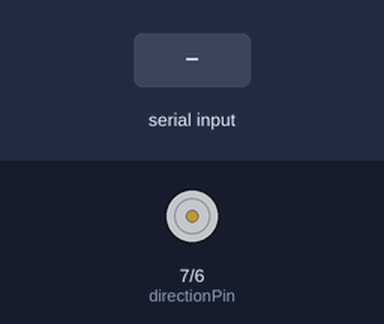
The sketch below on a simulated Arduino Uno, built with avr-gcc and run on an emulated ATmega328P. On the bench: direction and speed pins drawn as motors (green arrow = direction pin HIGH = forward, orange = LOW = backward, longer = more drive). Inputs (shaded band) come from the test bench.

Above: at 1.2 s.
1.3 s: "0\n" received over Serial
At 1.9 s:
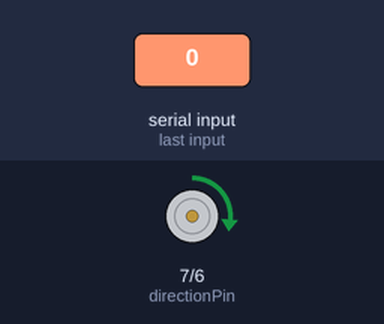
2.8 s: "1\n" received over Serial
At 3.1 s:
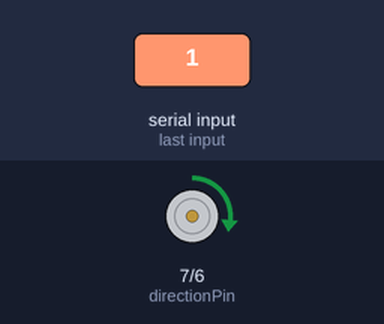
Timing chart, 0 to 5.8 s (numbered marks = the images above; inputs shaded):
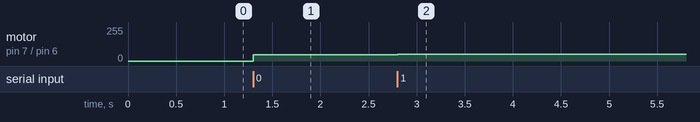

The sketch:

motors.ino
```cpp
// globals pins and messages
const int directionPin = 7;
const int speedPin = 6;
const byte numChars = 3;
char msg[numChars];
boolean newData = false;

void setup()
{
  // initialize serial port and pins
  Serial.begin(9600);
  pinMode(directionPin, OUTPUT);
  pinMode(speedPin, OUTPUT);
}

void loop()
{
  recvWithEndMarker();
  showNewData();
}

// sets motor controller speed and direction
// 0 for forward, 1 for reverse
void setMotor(char speed, char reverse)
{
  if (speed == '0') {
    analogWrite(speedPin, 0);
  }
  analogWrite(speedPin, speed);
  boolean dir = LOW;
  if (reverse == 0) {
    dir = HIGH;
  } else if (reverse == 1) {
    dir = LOW;
  }
  digitalWrite(directionPin, dir);
}

// receive new messages over serial and put them in msg[]
void recvWithEndMarker() {
 static byte ndx = 0;
 char endMarker = '\n';
 char rc;

 // if (Serial.available() > 0) {
           while (Serial.available() > 0 && newData == false) {
 rc = Serial.read();

 if (rc != endMarker) {
 msg[ndx] = rc;
 ndx++;
 if (ndx >= numChars) {
 ndx = numChars - 1;
 }
 }
 else {
 msg[ndx] = '\0'; // terminate the string
 ndx = 0;
 newData = true;
 }
 }
}

// help us debug by showing us the data we got and then call setMotor()
void showNewData() {
 if (newData == true) {
 //Serial.print("This just in ... ");
 //Serial.println(msg);
 setMotor(msg[0], msg[1]);
 newData = false;
 }
}
```

Measured:
- after the input at 1.3 s, motor on pin 7 (directionPin) / pin 6 (speedPin): stopped → forward 48/255 at once
- after the input at 2.8 s, motor on pin 7 (directionPin) / pin 6 (speedPin): forward 48/255 → forward 49/255 at once
